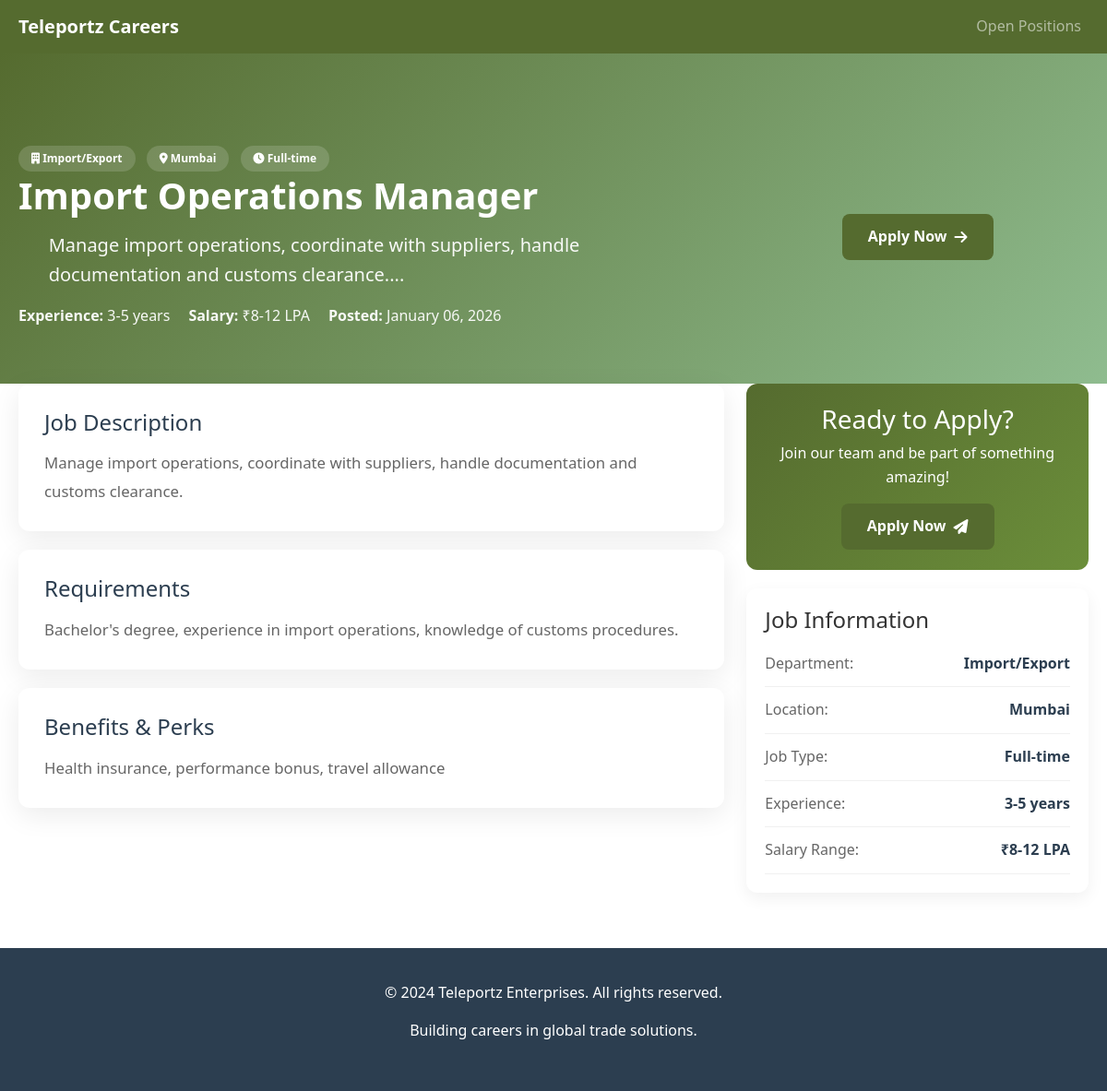
The page /job/2 on the database its author committed.
### career/models.py (models this page shows)
class Job(db.Model):
    id = db.Column(db.Integer, primary_key=True)
    title = db.Column(db.String(200), nullable=False)
    department = db.Column(db.String(100), nullable=False)
    location = db.Column(db.String(100), nullable=False)
    type = db.Column(db.String(50), nullable=False)
    experience = db.Column(db.String(100), nullable=False)
    salary_range = db.Column(db.String(100))
    description = db.Column(db.Text, nullable=False)
    requirements = db.Column(db.Text, nullable=False)
    benefits = db.Column(db.Text)
    is_active = db.Column(db.Boolean, default=True)
    created_at = db.Column(db.DateTime, default=datetime.utcnow)

### career/routes.py (the view)
@career_bp.route('/job/<int:job_id>')
def job_detail(job_id):
    job = Job.query.get_or_404(job_id)
    if not job.is_active:
        flash('This job posting is no longer available.', 'info')
        return redirect(url_for('career.careers'))
    return render_template('career/job_detail.html', job=job)

### career/templates/career/job_detail.html (shortened to what this page needs)
{% extends "base.html" %}
{% block content %}
<section class="job-detail-hero">
    <div class="container container-main">
        <div class="row align-items-center">
            <div class="col-lg-8">
                <div class="job-hero-content">
                    <div class="job-meta-badges">
                        <span class="badge"><i class="fa-solid fa-building"></i> {{ job.department }}</span>
                        <span class="badge"><i class="fa-solid fa-location-dot"></i> {{ job.location }}</span>
                        <span class="badge"><i class="fa-solid fa-clock"></i> {{ job.type }}</span>
                    </div>
                    <h1 class="job-title">{{ job.title }}</h1>
                    <p class="hero-subtitle mb-3">{{ job.description[:200] }}...</p>
                    <div class="job-quick-info">
                        <div class="quick-item"><strong>Experience:</strong> {{ job.experience }}</div>
                        {% if job.salary_range %}
                        <div class="quick-item"><strong>Salary:</strong> {{ job.salary_range }}</div>
                        {% endif %}
                        <div class="quick-item"><strong>Posted:</strong> {{ job.created_at.strftime('%B %d, %Y') }}</div>
                    </div>
                </div>
            </div>
            <div class="col-lg-4 text-center">
                <a href="{{ url_for('career.apply_job', job_id=job.id) }}" class="btn-cta btn-apply-hero">Apply Now <i class="fa-solid fa-arrow-right"></i></a>
            </div>
        </div>
    </div>
</section>
<section class="job-details-content">
    <div class="container container-main">
        <div class="row">
            <div class="col-lg-8">
                <div class="job-content-card">
                    <h2>Job Description</h2>
                    <div class="content-body">
                        {{ job.description }}
                    </div>
                </div>
                <div class="job-content-card">
                    <h2>Requirements</h2>
                    <div class="content-body">
                        {{ job.requirements }}
                    </div>
                </div>
                {% if job.benefits %}
                <div class="job-content-card">
                    <h2>Benefits & Perks</h2>
                    <div class="content-body">
                        {{ job.benefits }}
                    </div>
                </div>
                {% endif %}
            </div>
            <div class="col-lg-4">
                <div class="job-sidebar">
                    <div class="apply-card">
                        <h3>Ready to Apply?</h3>
                        <p>Join our team and be part of something amazing!</p>
                        <a href="{{ url_for('career.apply_job', job_id=job.id) }}" class="btn-cta btn-apply-sidebar">Apply Now <i class="fa-solid fa-paper-plane"></i></a>
                    </div>
                    <div class="job-info-card">
                        <h4>Job Information</h4>
                        <div class="info-item">
                            <span>Department:</span>
                            <strong>{{ job.department }}</strong>
                        </div>
                        <div class="info-item">
                            <span>Location:</span>
                            <strong>{{ job.location }}</strong>
                        </div>
                        <div class="info-item">
                            <span>Job Type:</span>
                            <strong>{{ job.type }}</strong>
                        </div>
                        <div class="info-item">
                            <span>Experience:</span>
                            <strong>{{ job.experience }}</strong>
                        </div>
                        {% if job.salary_range %}
                        <div class="info-item">
                            <span>Salary Range:</span>
                            <strong>{{ job.salary_range }}</strong>
                        </div>
                        {% endif %}
                    </div>
                </div>
            </div>
        </div>
    </div>
</section>
{% endblock %}

### career/static/css/careers.css (style rules this page uses)
.job-title { font-size: 1.4rem; font-weight: 700; color: #2c3e50; margin: 0 0 8px 0; line-height: 1.3; transition: color 0.3s ease; }
.container-main { max-width: 1200px; margin: 0 auto; padding: 0 20px; }
.hero-subtitle { font-size: 1.25rem; color: rgba(255,255,255,0.95); max-width: 700px; margin: 0 auto; }
.btn-cta { background: #556b2f; color: #fff; padding: 12px 28px; border-radius: 8px; border: none; font-weight: 700; text-decoration: none; display: inline-flex; align-items: center; gap: 8px; }
.job-detail-hero { background: linear-gradient(135deg, #556b2f 0%, #8fbc8f 100%); padding: 100px 0 60px; color: #fff; }
.job-meta-badges .badge { background: rgba(255,255,255,0.15); color: #fff; padding: 8px 14px; border-radius: 20px; margin-right: 8px; }
.job-quick-info { display: flex; gap: 20px; flex-wrap: wrap; margin-top: 15px; }
.job-content-card { background: white; border-radius: 12px; padding: 28px; box-shadow: 0 8px 30px rgba(0,0,0,0.08); margin-bottom: 20px; }
.job-sidebar { position: sticky; top: 110px; }
.apply-card { background: linear-gradient(135deg, #556b2f, #6b8e3a); border-radius: 12px; padding: 22px; text-align: center; color: #fff; margin-bottom: 20px; }
.job-info-card { background: white; border-radius: 12px; padding: 20px; box-shadow: 0 6px 18px rgba(0,0,0,0.06); }
.info-item { display: flex; justify-content: space-between; padding: 12px 0; border-bottom: 1px solid #f0f0f0; color: #666; }
.info-item strong { color: #2c3e50; }
.job-quick-info .quick-item { color: rgba(255,255,255,0.95); }
.job-title { color: #fff; font-size: 2.5rem; margin-bottom: 12px; font-weight: 700; }
.job-content-card h2 { color: #2c3e50; margin-bottom: 15px; font-size: 1.5rem; }
.content-body { color: #666; line-height: 1.8; font-size: 1.05rem; }
.btn-apply-hero { display: inline-flex; align-items: center; gap: 8px; }
.btn-apply-sidebar { display: inline-flex; align-items: center; gap: 8px; }

### career/templates/base.html (style rules this page uses)
body { font-family: 'Segoe UI', Tahoma, Geneva, Verdana, sans-serif; line-height: 1.6; color: #333; }
.container { max-width: 1200px; margin: 0 auto; padding: 0 20px; }
.text-center { text-align: center; }

### rows shown on the page
Job: department "Import/Export", location "Mumbai", type "Full-time", title "Import Operations Manager", description "Manage import operations, coordinate with suppliers, handle documentation and customs clearance.", experience "3-5 years", salary_range "₹8-12 LPA", created_at "January 06, 2026", requirements "Bachelor's degree, experience in import operations, knowledge of customs procedures.", benefits "Health insurance, performance bonus, travel allowance"
